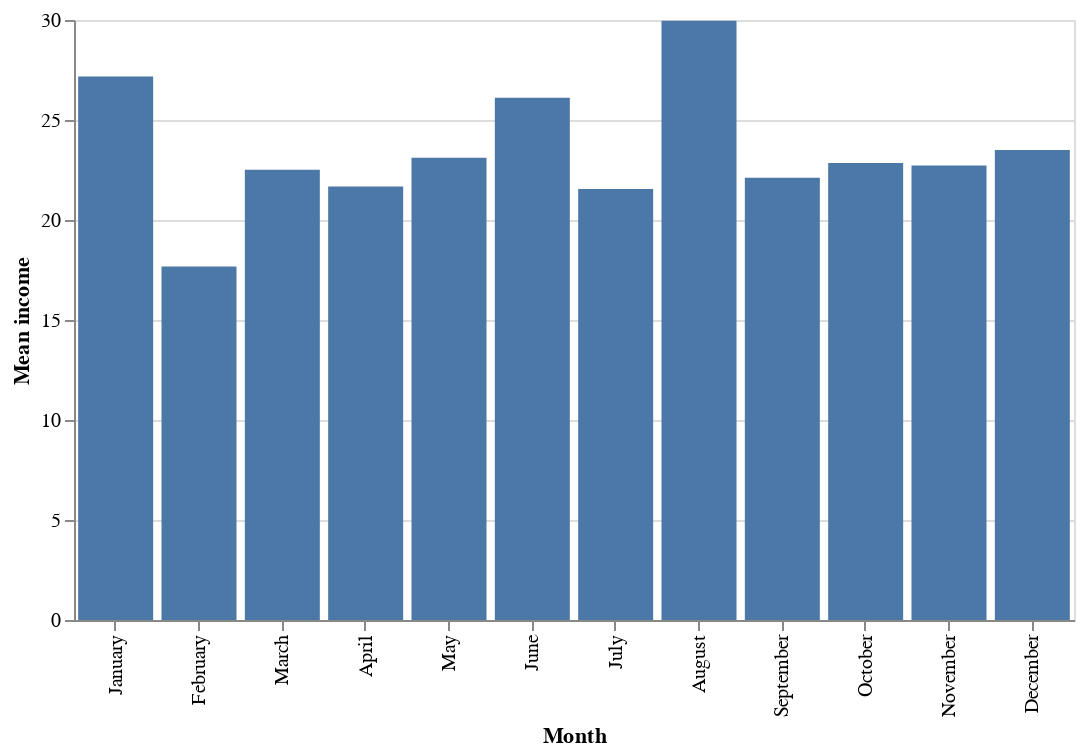

Source (Vega-Lite JSON):
### Vega-Lite specification from a JSON file in a GitHub repository (floating-point values rounded to 4 significant figures)
{"config": {"view": {"continuousWidth": 400, "continuousHeight": 300}}, "data": {"name": "data-37a33072587d590ce8a8dbb896a80280"}, "mark": "bar", "encoding": {"x": {"type": "ordinal", "field": "Month", "sort": {"field": "Month:O"}}, "y": {"type": "quantitative", "field": "Mean income"}}, "height": 300, "width": 500, "$schema": "https://vega.github.io/schema/vega-lite/v4.8.1.json", "datasets": {"data-37a33072587d590ce8a8dbb896a80280": [{"Month": "January", "Mean income": 27.18}, {"Month": "February", "Mean income": 17.68}, {"Month": "March", "Mean income": 22.51}, {"Month": "April", "Mean income": 21.67}, {"Month": "May", "Mean income": 23.11}, {"Month": "June", "Mean income": 26.11}, {"Month": "July", "Mean income": 21.55}, {"Month": "August", "Mean income": 29.96}, {"Month": "September", "Mean income": 22.11}, {"Month": "October", "Mean income": 22.86}, {"Month": "November", "Mean income": 22.73}, {"Month": "December", "Mean income": 23.5}]}}
